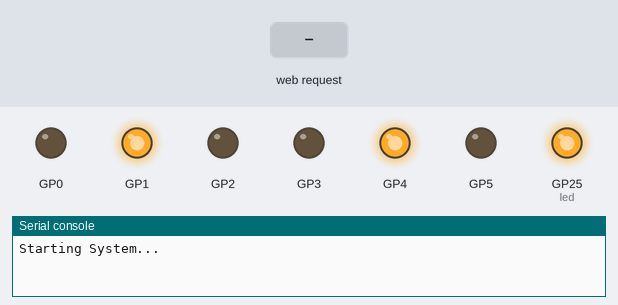
Simulated run of this program. Board: Raspberry Pi Pico running MicroPython. Parts: output pins drawn as LEDs (lit = HIGH), the last lines printed to the serial console. The inputs (shaded band) are chosen by the test bench. WiFi joins after 1.5 s; threads take turns every 2 ms.

Above: at 1.3 s.
1.4 s: HTTP request GET /start received
At 3.0 s:
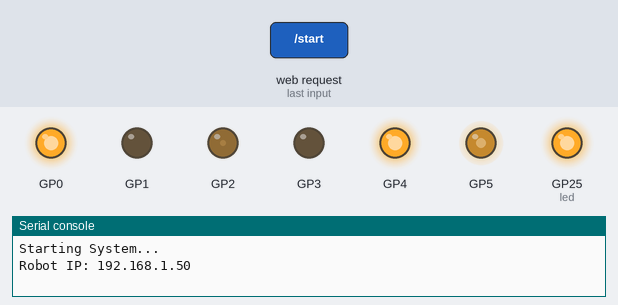
At 4.1 s:
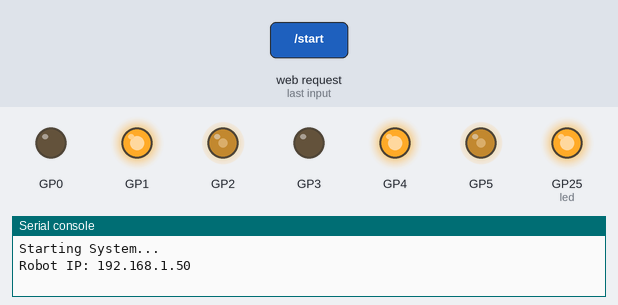
4.4 s: HTTP request GET /stop received
At 5.7 s:
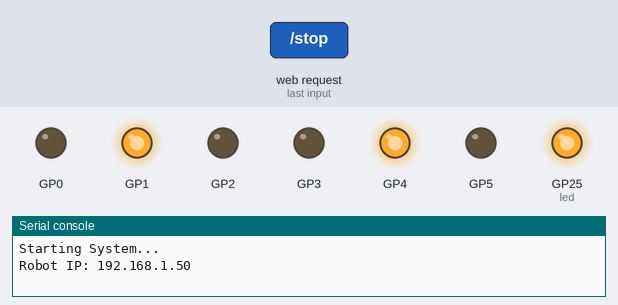
Timing chart, 0 to 7.4 s (numbered marks = the images above; inputs shaded):
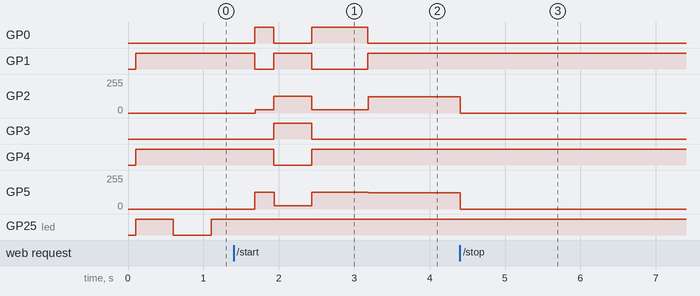

Measured:
- after the input at 1.4 s, GP0: LOW → HIGH after 0.28 s, → LOW 0.25 s later, → HIGH 0.50 s later, → LOW 0.75 s later; GP1: HIGH → LOW after 0.28 s, → HIGH 0.25 s later, → LOW 0.50 s later, → HIGH 0.75 s later
- after the input at 4.4 s, GP2, GP5: 121/255 → 0/255 at once

The program:

straight.py
```python
import machine, network, socket, time, _thread, ure

# ================= 🛡️ WIFI RESET (Soft Reboot Fix) =================
wlan = network.WLAN(network.STA_IF)
wlan.active(False)
time.sleep(0.1)
wlan.active(True)

SSID, PASSWORD = "POCO M2 Pro", "123456789"

# ================= ⚙️ HARDWARE CONFIG =================
# Dual Motor Driver Pins: [PWM, IN1, IN2]
L_PINS = [5, 4, 3]
R_PINS = [2, 1, 0]
SENSOR_PINS = [15, 14, 13, 12, 9, 8, 7, 6]

# ================= ⚡ VOLTAGE SAFETY (12V to 6V) =================
SAFE_LIMIT = 0.5

# ================= 🏎️ TUNING PARAMETERS =================
PWM_FREQ = 25000
LOOP_DELAY = 0.005 # 5ms

# Global variables controlled by Web UI
BASE_SPEED = 70.0
KP = 18.0
KD = 45.0
TURBO_BOOST = 25.0
# Weighting: Inner sensors have low weights, Outer have high weights
WEIGHTS = [0.0, -5.0, -3.0, -0.2, 0.2, 3.0, 5.0, 0.0]

# ================= 🔧 INIT HARDWARE =================
led = machine.Pin("LED", machine.Pin.OUT)
sensors = [machine.Pin(p, machine.Pin.IN) for p in SENSOR_PINS]

def init_motor(pins):
    pwm = machine.PWM(machine.Pin(pins[0]))
    pwm.freq(PWM_FREQ)
    in1 = machine.Pin(pins[1], machine.Pin.OUT)
    in2 = machine.Pin(pins[2], machine.Pin.OUT)
    return pwm, in1, in2

l_pwm, l_in1, l_in2 = init_motor(L_PINS)
r_pwm, r_in1, r_in2 = init_motor(R_PINS)

# State Variables
state_lock = _thread.allocate_lock()
robot_active = False
search_start = 0
search_dir = 1

def set_motors(l, r):
    # Clamp and apply Safety Limit for 3S battery
    l_safe = max(-100, min(100, l)) * SAFE_LIMIT
    r_safe = max(-100, min(100, r)) * SAFE_LIMIT

    # Left Motor Control
    l_in1.value(1 if l_safe >= 0 else 0)
    l_in2.value(0 if l_safe >= 0 else 1)
    l_pwm.duty_u16(int(abs(l_safe) / 100 * 65535))

    # Right Motor Control
    r_in1.value(1 if r_safe >= 0 else 0)
    r_in2.value(0 if r_safe >= 0 else 1)
    r_pwm.duty_u16(int(abs(r_safe) / 100 * 65535))

# ================= 📱 WEB UI =================
html = """<!DOCTYPE html><html><head><title>Pico Turbo</title>
<meta name="viewport" content="width=device-width, initial-scale=1">
<style>
body{{background:#111;color:#eee;text-align:center;font-family:sans-serif}}
button{{padding:15px;width:45%;margin:5px;border-radius:8px;font-weight:bold;border:none}}
input{{width:80%}}
</style></head><body>
<h2>RACE CONTROL</h2>
<button style="background:#2ecc71" onclick="fetch('/start')">START</button>
<button style="background:#e74c3c" onclick="fetch('/stop')">STOP</button>
<form id="f">
<p>Base Speed: <span id="sv">{s}</span> <input type="range" id="s" min="0" max="100" value="{s}"></p>
<p>Kp: <span id="kpv">{kp}</span> <input type="number" id="kp" step="0.1" value="{kp}"></p>
<p>Kd: <span id="kdv">{kd}</span> <input type="number" id="kd" step="0.1" value="{kd}"></p>
<button type="submit" style="width:93%;background:#444;color:#fff">UPDATE GAINS</button>
</form>
<script>
['s','kp','kd'].forEach(id=>{{
    document.getElementById(id).oninput=()=>document.getElementById(id+'v').innerText=document.getElementById(id).value;
}});
document.getElementById('f').onsubmit=e=>{{
    e.preventDefault();
    fetch(`/?s=${{s.value}}&kp=${{kp.value}}&kd=${{kd.value}}`);
}};
</script></body></html>"""

def web_server():
    global BASE_SPEED, KP, KD, robot_active
    wlan.connect(SSID, PASSWORD)
    while not wlan.isconnected():
        led.toggle(); time.sleep(0.5)
    print("Robot IP:", wlan.ifconfig()[0])
    led.on()

    s = socket.socket()
    s.setsockopt(socket.SOL_SOCKET, socket.SO_REUSEADDR, 1)
    s.bind(('0.0.0.0', 80))
    s.listen(1)

    while True:
        try:
            cl, _ = s.accept(); req = cl.recv(1024).decode()
            if 'GET /start' in req:
                with state_lock: robot_active = True
            elif 'GET /stop' in req:
                with state_lock: robot_active = False
            elif 'GET /?' in req:
                m = ure.search(r's=([\d.]+)&kp=([\d.]+)&kd=([\d.]+)', req)
                if m:
                    BASE_SPEED, KP, KD = float(m.group(1)), float(m.group(2)), float(m.group(3))
            cl.send("HTTP/1.0 200 OK\r\n\r\n" + html.format(s=BASE_SPEED, kp=KP, kd=KD))
            cl.close()
        except: pass

# ================= 🏎️ COMPETITION LOGIC DRIVE LOOP =================
def drive():
    global robot_active, search_start, search_dir
    last_err = 0

    while True:
        if robot_active:
            v = [s.value() for s in sensors]

            # 1. Finish Detection (All Black)
            if sum(v) >= 7:
                with state_lock: robot_active = False
                set_motors(0, 0)
                continue

            # 2. Line Detection & Weighted Error
            active_indices = [i for i, val in enumerate(v) if val]

            if active_indices:
                search_start = 0
                # Original Weighted Average Logic
                err = sum(WEIGHTS[i] for i in active_indices) / len(active_indices)
            else:
                # LINE LOST: Sweep Search Logic
                if search_start == 0:
                    search_start = time.ticks_ms()
                    search_dir = 1 if last_err >= 0 else -1

                elapsed = time.ticks_diff(time.ticks_ms(), search_start)
                if elapsed < 250:   err = 5.0 * search_dir   # Quick turn
                elif elapsed < 750:  err = -5.0 * search_dir  # 180 sweep
                elif elapsed < 1500: err = 5.0 * search_dir   # Wide search
                else:                err = 0                  # Stop/Straight

            # 3. PID Calculation
            derivative = err - last_err
            corr = (KP * err) + (KD * derivative)
            last_err = err

            # 4. Turbo Logic (Boost on straights)
            current_base = (BASE_SPEED + TURBO_BOOST) if abs(err) < 0.2 else BASE_SPEED

            # 5. Apply to Motors
            set_motors(current_base + corr, current_base - corr)
        else:
            set_motors(0, 0)
            last_err = 0
            search_start = 0
            time.sleep(0.1)

        time.sleep(LOOP_DELAY)

# ================= EXECUTION =================
print("Starting System...")
_thread.start_new_thread(web_server, ())
drive()
```
